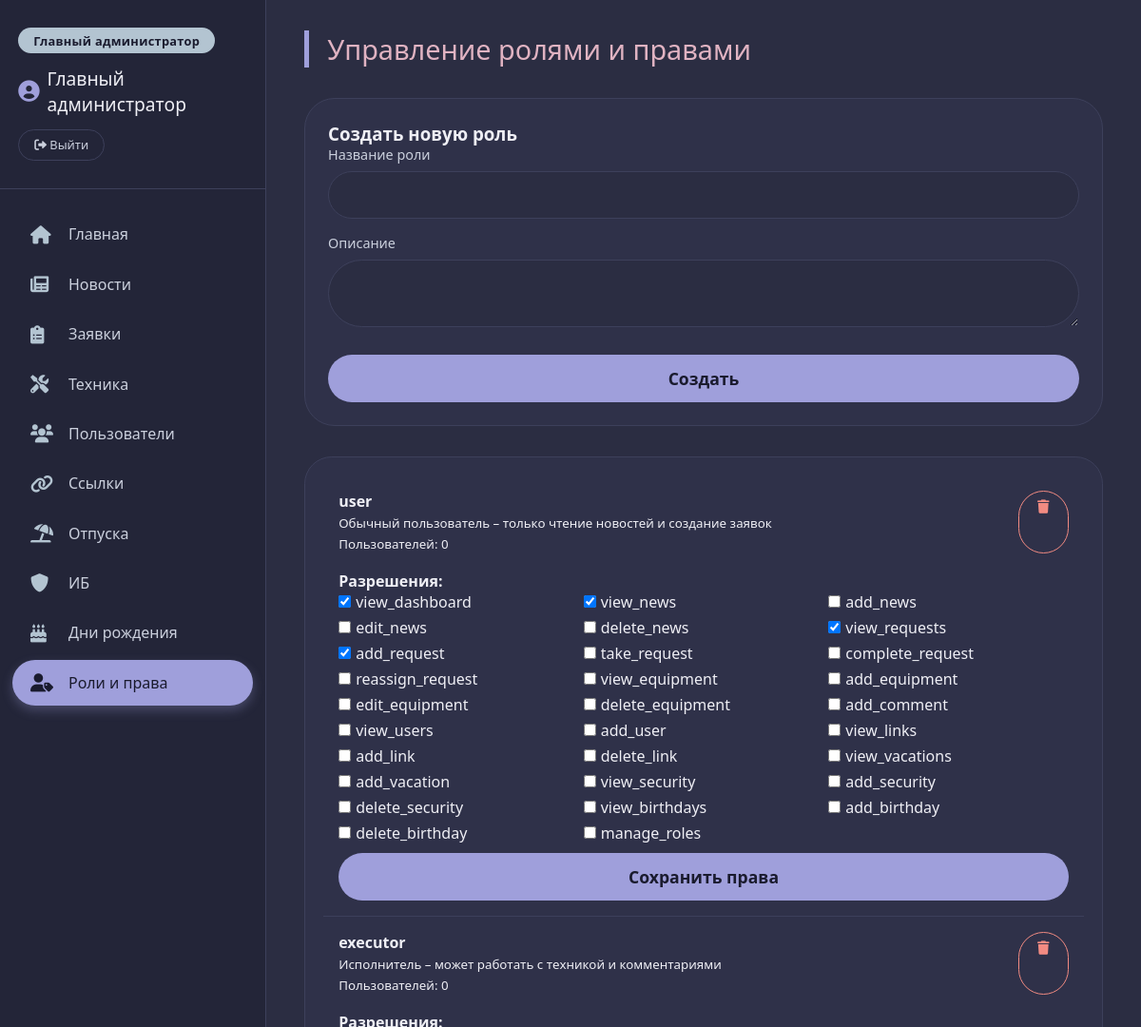
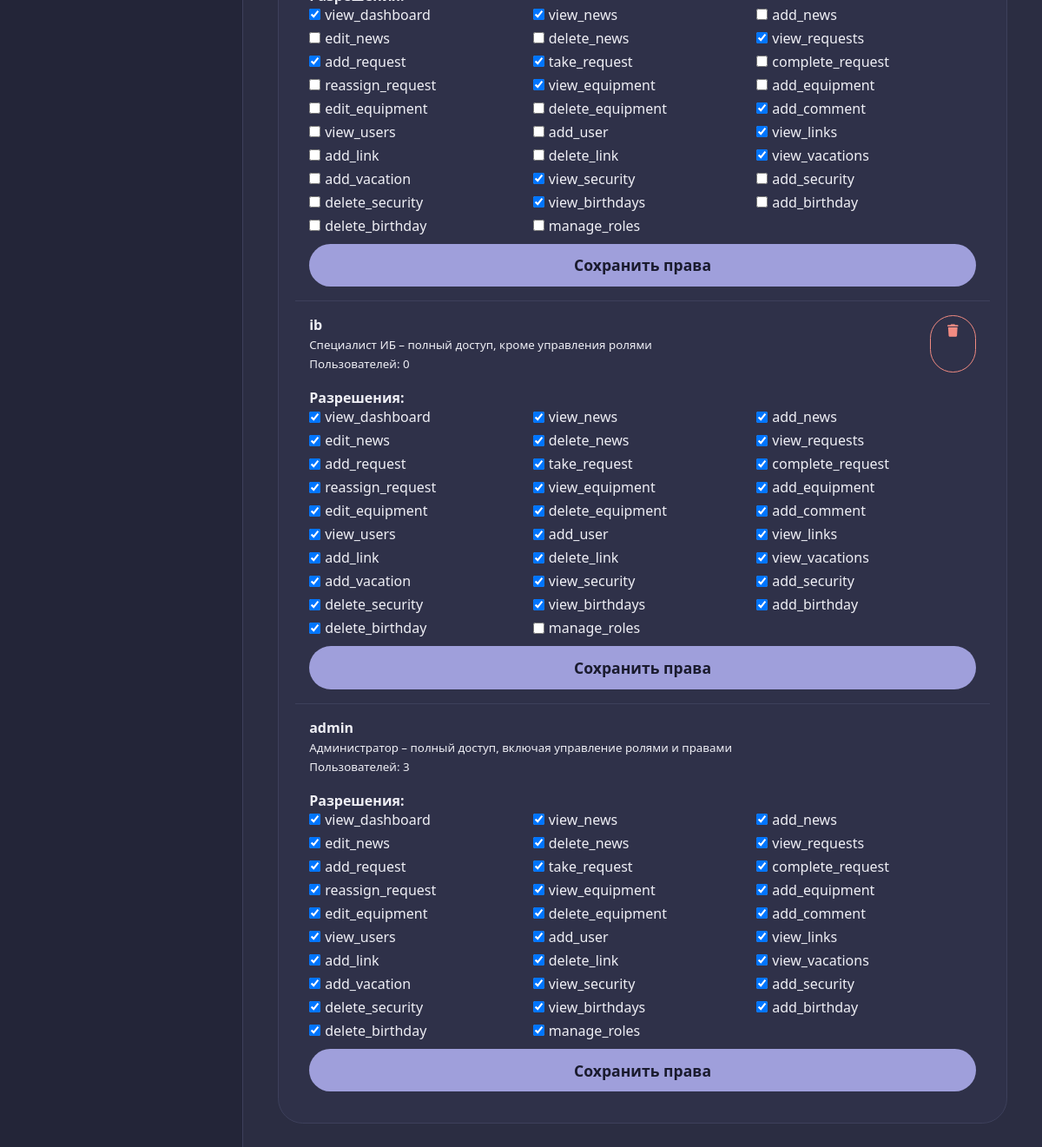
The app's page /main.php?page=roles (signed in) with its own data (2 pictures, top to bottom).
### tables this page shows
CREATE TABLE roles (
        id INTEGER PRIMARY KEY AUTOINCREMENT,
        name TEXT UNIQUE NOT NULL,
        description TEXT,
        created_at DATETIME DEFAULT CURRENT_TIMESTAMP
    );

CREATE TABLE permissions (
        id INTEGER PRIMARY KEY AUTOINCREMENT,
        name TEXT UNIQUE NOT NULL,
        description TEXT
    );

### pages/roles.php (the view, shortened to what this page needs)
<?php
require_once __DIR__ . '/../config.php';
$roles = $pdo->query("
    SELECT r.*, (SELECT COUNT(*) FROM users WHERE role_id = r.id) as user_count
    FROM roles r
    ORDER BY r.id
")->fetchAll();
$permissions = $pdo->query("SELECT * FROM permissions ORDER BY id")->fetchAll();
$role_perms = [];
foreach ($roles as $r) {
    $stmt = $pdo->prepare("SELECT permission_id FROM role_permissions WHERE role_id = ?");
    $stmt->execute([$r['id']]);
    $role_perms[$r['id']] = $stmt->fetchAll(PDO::FETCH_COLUMN);
}
?>
<h2 class="section-title">Управление ролями и правами</h2>
<div class="form-container">
    <h3>Создать новую роль</h3>
    <form action="handlers/add_role.php" method="post">
        <div class="form-group">
            <label>Название роли</label>
            <input type="text" name="name" required>
        </div>
        <div class="form-group">
            <label>Описание</label>
            <textarea name="description" rows="2"></textarea>
        </div>
        <button type="submit" class="btn-primary">Создать</button>
    </form>
</div>
<div class="item-list">
    <?php foreach ($roles as $role): ?>
    <div class="item-row" style="flex-direction: column; align-items: start;">
        <div style="display: flex; justify-content: space-between; width: 100%;">
            <div>
                <strong><?= htmlspecialchars($role['name']) ?></strong><br>
                <small><?= htmlspecialchars($role['description']) ?></small><br>
                <small>Пользователей: <?= $role['user_count'] ?></small>
            </div>
            <?php if ($role['name'] !== 'admin'):  ?>
                <a href="handlers/delete_role.php?id=<?= $role['id'] ?>" class="btn-delete delete-confirm" onclick="return confirm('Удалить роль? Пользователи этой роли останутся без роли!')"><i class="fas fa-trash"></i></a>
            <?php endif; ?>
        </div>
        <div style="margin-top: 10px; width: 100%;">
            <h4>Разрешения:</h4>
            <form action="handlers/update_role_permissions.php" method="post">
                <div style="display: grid; grid-template-columns: repeat(auto-fill, minmax(200px, 1fr)); gap: 5px;">
                    <?php foreach ($permissions as $perm): ?>
                        <label style="display: flex; align-items: center; gap: 5px;">
                            <input type="checkbox" name="perms[]" value="<?= $perm['id'] ?>"
                                <?= in_array($perm['id'], $role_perms[$role['id']] ?? []) ? 'checked' : '' ?>>
                            <?= htmlspecialchars($perm['name']) ?>
                        </label>
                    <?php endforeach; ?>
                </div>
                <button type="submit" class="btn-primary" style="margin-top: 10px;">Сохранить права</button>
            </form>
        </div>
    </div>
    <?php endforeach; ?>
</div>

### style.css (style rules this page uses)
* { margin: 0; padding: 0; box-sizing: border-box; font-family: 'Segoe UI', Roboto, 'Helvetica Neue', sans-serif; }
:root { --bg-dark: #1a1b2e; --bg-sidebar: #232538; --bg-content: #2b2d42; --card-bg: #2f3149; --accent-pastel: #9f9fdb; --accent-soft: #b3c4d1; --accent-green: #99bbad; --accent-pink: #e0b3c2; --text-primary: #efeff5; --text-secondary: #cbd0dd; --border-subtle: #3d405b; --hover-light: #3d405b; --danger: #f28b82; --success: #9f9fdb; }
body { background-color: var(--bg-dark); color: var(--text-primary); height: 100vh; display: flex; align-items: center; justify-content: center; overflow: hidden; }
.btn-login, .btn-primary { width: 100%; padding: 0.9rem; background: var(--accent-pastel); color: #1a1b2e; font-weight: 600; border: none; border-radius: 3rem; font-size: 1.1rem; cursor: pointer; transition: 0.2s; margin-top: 1rem; }
.section-title { font-size: 1.8rem; font-weight: 300; margin-bottom: 2rem; color: var(--accent-pink); border-left: 5px solid var(--accent-pastel); padding-left: 1.2rem; }
.form-container { background: var(--card-bg); border-radius: 2rem; padding: 1.5rem; margin-bottom: 2rem; border: 1px solid var(--border-subtle); }
.form-group { margin-bottom: 1rem; }
.form-group label { display: block; margin-bottom: 0.5rem; color: var(--text-secondary); font-size: 0.9rem; }
.form-group input, .form-group select, .form-group textarea { width: 100%; padding: 0.8rem 1rem; background: var(--bg-content); border: 1px solid var(--border-subtle); border-radius: 3rem; color: white; font-size: 1rem; outline: none; }
.btn-primary { background: var(--accent-pastel); color: #1a1b2e; border: none; border-radius: 3rem; padding: 0.8rem 1.5rem; font-weight: 600; cursor: pointer; transition: 0.2s; margin-top: 0.5rem; }
.btn-edit, .btn-delete, .btn-take, .btn-comment, .btn-upload { background: none; border: 1px solid var(--accent-soft); color: var(--accent-soft); padding: 0.4rem 1.2rem; border-radius: 30px; cursor: pointer; transition: 0.2s; font-size: 0.9rem; text-decoration: none; display: inline-block; margin-left: 0.5rem; }
.btn-delete { border-color: var(--danger); color: var(--danger); }
.item-list { background: var(--card-bg); border-radius: 1.8rem; padding: 1.2rem; border: 1px solid var(--border-subtle); margin-bottom: 1.5rem; }
.item-row { display: flex; align-items: center; justify-content: space-between; padding: 1rem 1rem; border-bottom: 1px solid var(--border-subtle); flex-wrap: wrap; gap: 0.5rem; }
.item-row:last-child { border-bottom: none; }
a { color: var(--accent-soft); text-decoration: none; }

### records on screen
roles: name "user", description "Обычный пользователь – только чтение новостей и создание заявок", user_count "0", id "☑"
permissions: name "view_dashboard"
permissions: name "view_news"
permissions: name "add_news"
permissions: name "edit_news"
permissions: name "delete_news"
permissions: name "view_requests"
permissions: name "add_request"
permissions: name "take_request"
permissions: name "complete_request"
permissions: name "reassign_request"
permissions: name "view_equipment"
permissions: name "add_equipment"
permissions: name "edit_equipment"
permissions: name "delete_equipment"
permissions: name "add_comment"
permissions: name "view_users"
permissions: name "add_user"
permissions: name "view_links"
permissions: name "add_link"
permissions: name "delete_link"
permissions: name "view_vacations"
permissions: name "add_vacation"
permissions: name "view_security"
permissions: name "add_security"
permissions: name "delete_security"
permissions: name "view_birthdays"
permissions: name "add_birthday"
permissions: name "delete_birthday"
permissions: name "manage_roles"
roles: name "executor", description "Исполнитель – может работать с техникой и комментариями", user_count "0", id "☑"
roles: name "ib", description "Специалист ИБ – полный доступ, кроме управления ролями", user_count "0", id "☑"
roles: name "admin", description "Администратор – полный доступ, включая управление ролями и правами", user_count "3", id "☑"

### other values on screen
$_SESSION['user_name'] "Главный администратор"
$name "Главная"
$name "Новости"
$name "Заявки"
$name "Техника"
$name "Пользователи"
$name "Ссылки"
$name "Отпуска"
$name "ИБ"
$name "Дни рождения"
$name "Роли и права"
